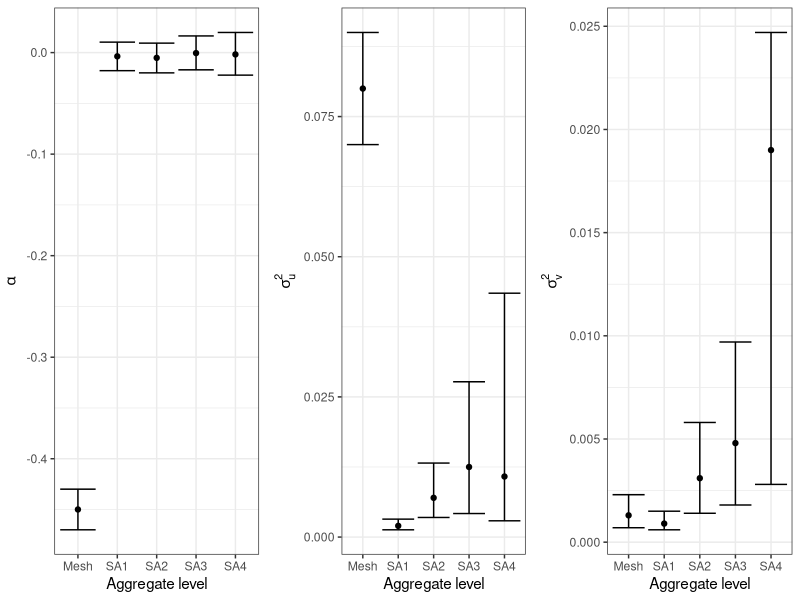
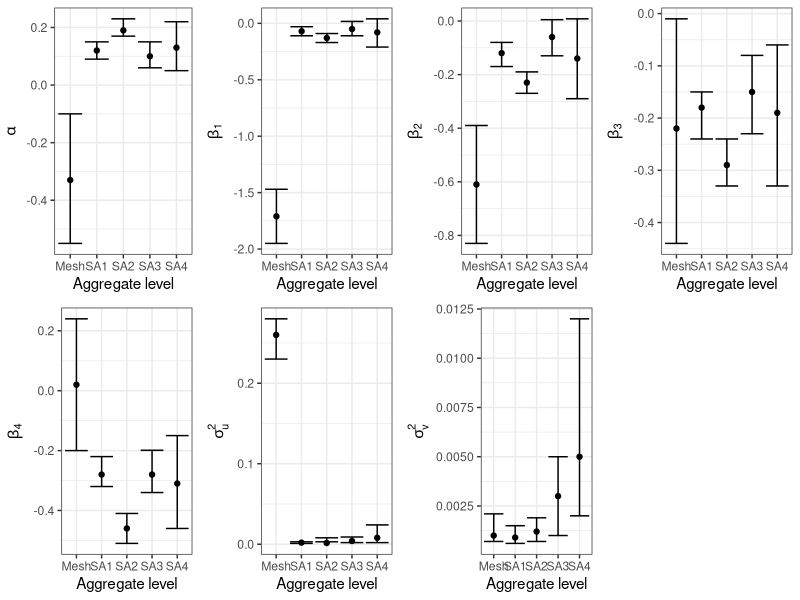

The R source for these figures, in order:
ci_data_MAUP_intercept<- data.frame(level= c("Mesh",
                                   "SA1","SA2",
                                   "SA3", "SA4"),
                          Median = c(-0.45,-0.0037,-0.0052,-0.0005,-0.0018),
                          lower= c(-0.47,-0.0178,-0.02,-0.017,-0.0222),
                          upper= c(-0.43,0.0103,0.0093,0.0164,0.0198),
                          Median_1 = c(0.08,0.002,0.007,0.0125,0.0108),
                          lower_1= c(0.07,0.0013,0.0035,0.0042,0.0029),
                          upper_1= c(0.09,0.0032,0.0132,0.0277,0.0435),
                          Median_2 = c(0.0013,0.0009,0.0031,0.0048,0.019),
                          lower_2= c(0.0007,0.0006,0.0014,0.0018,0.0028),
                          upper_2= c(0.0023,0.0015,0.0058,0.0097,0.0247))

library(tidyverse)
p1<-ggplot(ci_data_MAUP_intercept, aes(level, Median)) + geom_point() + 
  geom_errorbar(aes(ymin = lower, ymax = upper))+labs(x="Aggregate level",
                                                      y= expression(alpha))+
  theme_bw()
p2<-ggplot(ci_data_MAUP_intercept, aes(level, Median_1)) + geom_point() + 
  geom_errorbar(aes(ymin = lower_1, ymax = upper_1))+labs(x="Aggregate level",
                                                          y= expression(sigma[u]^2))+
  theme_bw()
p3<-ggplot(ci_data_MAUP_intercept, aes(level, Median_2)) + geom_point() + 
  geom_errorbar(aes(ymin = lower_2, ymax = upper_2))+labs(x="Aggregate level",
                                                          y=expression(sigma[v]^2))+
  theme_bw()
library(ggpubr)
ggarrange(p1,p2,p3,nrow = 1,ncol=3)

ci_data_MAUP_beta<- data.frame(level= c("Mesh",
                                             "SA1","SA2",
                                             "SA3", "SA4"),
                                    Median_1 = c(-0.33,0.12,0.19,0.10,0.13),
                                    lower_1= c(-0.55,0.09,0.17,0.06,0.05),
                                    upper_1= c(-0.10,0.15,0.23,0.15,0.22),
                               Median_2 = c(-1.71,-0.07,-0.13,-0.05,-0.08),
                               lower_2= c(-1.95,-0.11,-0.17,-0.11,-0.21),
                               upper_2= c(-1.47,-0.03,-0.09,0.017,0.04),
                               Median_3 = c(-0.61,-0.12,-0.23,-0.06,-0.14),
                               lower_3= c(-0.83,-0.17,-0.27,-0.13,-0.29),
                               upper_3= c(-0.39,-0.08,-0.19,0.005,0.008),
                               Median_4 = c(-0.22,-0.18,-0.29,-0.15,-0.19),
                               lower_4= c(-0.44,-0.24,-0.33,-0.23,-0.33),
                               upper_4= c(-0.01,-0.15,-0.24,-0.08,-0.06),
                               Median_5 = c(0.02,-0.28,-0.46,-0.28,-0.31),
                               lower_5= c(-0.20,-0.32,-0.51,-0.34,-0.46),
                               upper_5= c(0.24,-0.22,-0.41,-0.199,-0.15),
                               Median_6 = c(0.26,0.002,0.0015,0.004,0.008),
                               lower_6= c(0.23,0.001,0.008,0.002,0.002),
                               upper_6= c(0.28,0.003,0.003,0.009,0.024),
                               Median_7 = c(0.001,0.0009,0.0012,0.003,0.005),
                               lower_7= c(0.0007,0.0006,0.0007,0.001,0.002),
                               upper_7= c(0.0021,0.0015,0.0019,0.005,0.012))

p1<-ggplot(ci_data_MAUP_beta, aes(level, Median_1)) + geom_point() + 
  geom_errorbar(aes(ymin = lower_1, ymax = upper_1))+labs(x="Aggregate level",
                                                      y= expression(alpha))+
  theme_bw()
p2<-ggplot(ci_data_MAUP_beta, aes(level, Median_2)) + geom_point() + 
  geom_errorbar(aes(ymin = lower_2, ymax = upper_2))+labs(x="Aggregate level",
                                                          y= expression(beta[1]))+
  theme_bw()
p3<-ggplot(ci_data_MAUP_beta, aes(level, Median_3)) + geom_point() + 
  geom_errorbar(aes(ymin = lower_3, ymax = upper_3))+labs(x="Aggregate level",
                                                          y= expression(beta[2]))+
  theme_bw()
p4<-ggplot(ci_data_MAUP_beta, aes(level, Median_4)) + geom_point() + 
  geom_errorbar(aes(ymin = lower_4, ymax = upper_4))+labs(x="Aggregate level",
                                                          y= expression(beta[3]))+
  theme_bw()
p5<-ggplot(ci_data_MAUP_beta, aes(level, Median_5)) + geom_point() + 
  geom_errorbar(aes(ymin = lower_5, ymax = upper_5))+labs(x="Aggregate level",
                                                          y= expression(beta[4]))+
  theme_bw()
p6<-ggplot(ci_data_MAUP_beta, aes(level, Median_6)) + geom_point() + 
  geom_errorbar(aes(ymin = lower_6, ymax = upper_6))+labs(x="Aggregate level",
                                                          y= expression(sigma[u]^2))+
  theme_bw()
p7<-ggplot(ci_data_MAUP_beta, aes(level, Median_7)) + geom_point() + 
  geom_errorbar(aes(ymin = lower_7, ymax = upper_7))+labs(x="Aggregate level",
                                                          y= expression(sigma[v]^2))+
  theme_bw()
library(ggpubr)
ggarrange(p1,p2,p3,p4,p5,p6,p7,nrow = 2,ncol=4)
